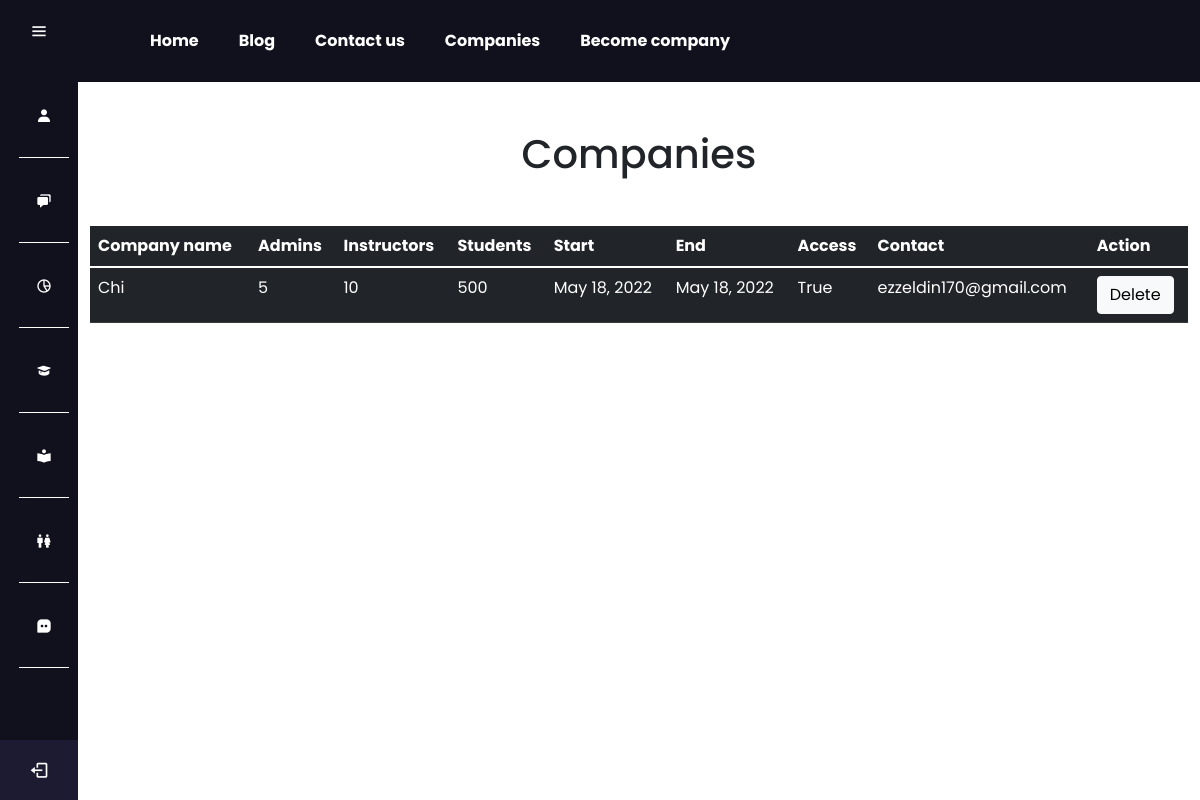
Screenshot of /super/dashboard/companies/ with the database file from the repository.
### users/models.py (models this page shows, shortened)
class Company(models.Model):
    company_name        = models.CharField(max_length=50, unique=True)
    admins_number       = models.IntegerField()
    instrauctors_number = models.IntegerField()
    students_number     = models.IntegerField()
    start               = models.DateField()
    end                 = models.DateField()
    is_sign_up          = models.BooleanField(default=True)
    contact_email       = models.EmailField(unique=True)
    description         = models.TextField(max_length=200)

### superuser/views.py (the view)
# urls.py: path("dashboard/companies/", views.get_all_companies, name='all-companies'),
def get_all_companies(request):
    all_companies = Company.objects.all()
    return render(request, 'superuser/companies.html', context={'all_companies': all_companies})

### templates/superuser/companies.html (shortened to what this page needs)
{% extends 'baseSidebar.html' %}
{% block userPage %}
	<h1 class="text-center mt-5">Companies</h1>
	<div class="container mt-5">
		<table class="table table-dark table-hover">
			<thead>
				<tr>
					<th>Company name</th>
					<th>Admins</th>
					<th>Instructors</th>
					<th>Students</th>
					<th>Start</th>
					<th>End</th>
					<th>Access</th>
					<th>Contact</th>
					<th>Action</th>
				</tr>
			</thead>
			<tbody>
				{% for data in all_companies %}
					<tr>
						<td>{{data.company_name}}</td>
						<td>{{data.admins_number}}</td>
						<td>{{data.instrauctors_number}}</td>
						<td>{{data.students_number}}</td>
						<td>{{data.start}}</td>
						<td>{{data.end}}</td>
						<td>{{data.is_sign_up}}</td>
						<td>{{data.contact_email}}</td>
						<td><a class="btn btn-light" href="{% url 'super-del-company' data.id %}">Delete</a></td>
					</tr>
				{% endfor %}
			</tbody>
		</table>
	</div>
{% endblock userPage %}

### static/css/sidebar.css (style rules this page uses)
* { margin: 0; padding: 0; box-sizing: border-box; font-family: 'Poppins', sans-serif; }
body { position: relative; min-height: 100vh; width: 100%; overflow-x: hidden; }

### rows the page displays
Company: company_name "Chi", admins_number "5", instrauctors_number "10", students_number "500", start "May 18, 2022", end "May 18, 2022", is_sign_up "True", contact_email "ezzeldin170@gmail.com"
